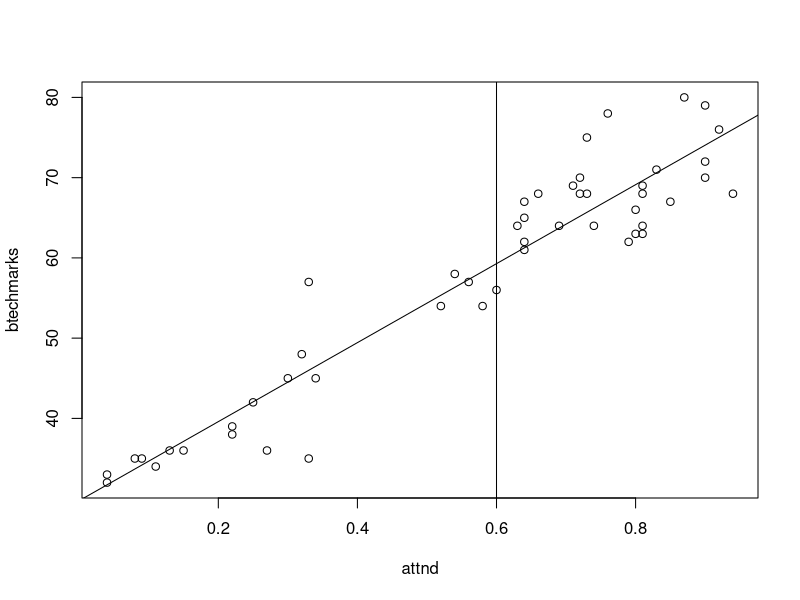

Source code (R):
#Denco Case

student = read.csv('student data.csv')
student

library(dplyr)
names(student)
n=student %>% filter(student$attnd>0.8)
count(n)

revenue = student$feepaid
revenue=student$feepaid
sum(revenue)

names(student)
str(student)

cols2 = c('attnd','btechmarks')
student[cols2]
cor(student[cols2])
cov(student[cols2])
plot(student[cols2])
abline(lm(btechmarks ~ attnd, data=student))
abline(v=.6)

model1 = lm(btechmarks ~ attnd, data=student)
summary(model1)

library(data.table)
?sum
student$total=student$cbnst+student$cpp
student$total
student[c('sname','total')]

student[student$btechfinal=='Pass',c('sname','btechfinal')]
library(dplyr)
student %>% select(sname, btechfinal) %>% filter(btechfinal=='Pass')
names(student)
student$btechfinal

col2=student %>% select(feepaid, cat) %>% filter(cat=='GEN')
col2
col3=student %>% select(feepaid, cat) %>% filter(cat=='OBC')
col3
